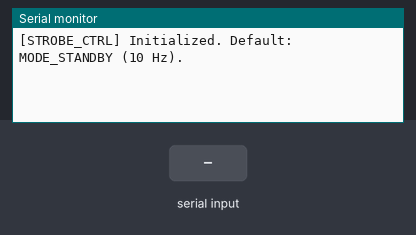
A sketch run on a simulated Arduino Nano, built with avr-gcc and run on an emulated ATmega328P. Parts: the last lines printed to the serial monitor. The test bench sets the inputs (shaded band).

Above: at 1.2 s.
1.3 s: "l\n" received over Serial
At 1.8 s:
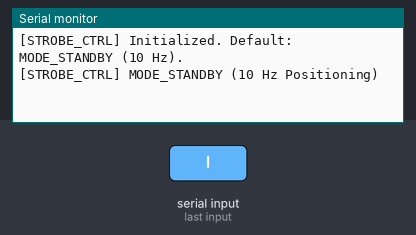
2.8 s: byte 72 ('H') received over Serial
At 4.0 s:
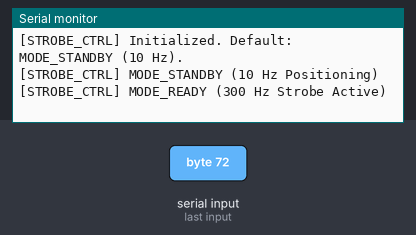
4.3 s: byte 48 ('0') received over Serial
At 5.2 s:
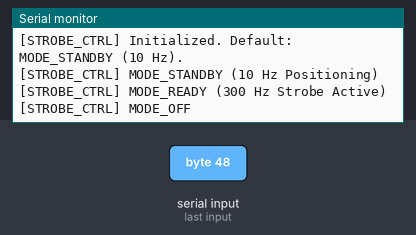
5.8 s: byte 49 ('1') received over Serial
At 6.4 s:
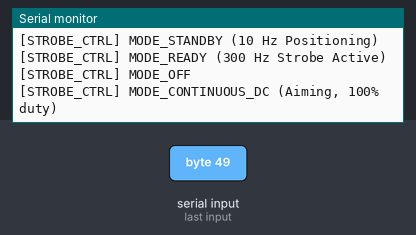
7.3 s: byte 70 ('F') received over Serial
At 8.5 s:
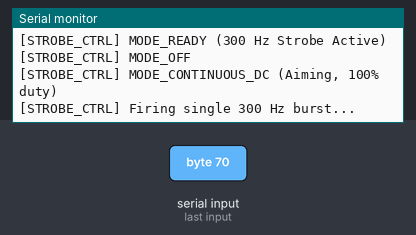
8.8 s: byte 80 ('P') received over Serial
At 9.9 s:
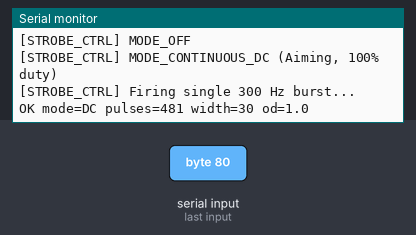

Measured:
- after the input at 1.3 s, the serial monitor: prints a new line at once (image 1)
- after the input at 2.8 s, the serial monitor: prints a new line at once (image 2)
- after the input at 4.3 s, the serial monitor: prints a new line at once (image 3)
- after the input at 5.8 s, the serial monitor: prints a new line at once (image 4)
- after the input at 7.3 s, the serial monitor: prints a new line at once (image 5)
- after the input at 8.8 s, the serial monitor: prints a new line at once (image 6)

The sketch:

strobe_controller.ino
```cpp
/**
 * GolfSim 300 Hz IR Strobe Controller
 * Target Board: Arduino Nano (ATmega328P, 16 MHz)
 *
 * Description:
 *   Free-running IR strobe for the dual OV9281 cameras. The cameras and this
 *   controller are not synchronised: the PC only selects a tier over USB serial
 *   and the LEDs pulse continuously from Timer1, so every camera frame already
 *   holds a multi-pulse image when a shot happens (docs/refactor/05, section 3).
 *   - MODE_READY   ('H'): pulses at 300 Hz (every 3.333 ms). A 7.8 ms exposure
 *                         at 100 fps captures 2 complete pulses in every frame
 *                         and 3 in about a third of them.
 *   - MODE_STANDBY ('L'): pulses at 10 Hz, tee unoccupied. Default on boot.
 *   - MODE_OFF     ('0'): no pulsing.
 *   - MODE_AIM     ('1'): aiming / focusing. Hardware PWM on D3 (Timer2, 3.9 kHz)
 *                         at 1/LED_OVERDRIVE_RATIO duty, so the array averages
 *                         its rated current whatever the string resistors are.
 *                         At ratio 1 this is plain DC, as before.
 *   - 'F'               : one manual 3-pulse 300 Hz burst (test).
 *   - 'W<us>\n'         : pulse width in microseconds, e.g. "W60\n". Clamped to
 *                         the safety envelope below whatever the PC asks for and
 *                         echoed. Resets to 30 us on boot (the PC sends it at
 *                         startup). The 100 us motion-blur limit for shots is
 *                         the PC's (StrobeConfig); the viewer's bench mode goes
 *                         past it on purpose for stationary brightness tests.
 *   - 'P'               : replies "OK mode=<READY|STANDBY|OFF|DC> pulses=<n> width=<us> od=<ratio>",
 *                         n = pulses fired since boot. Also refreshes the watchdog.
 *
 * LED drive (LED_OVERDRIVE_RATIO):
 *   As built (2026-09): 15 x 3 W 850 nm COB LEDs (400-500 mA rated) in three
 *   5-LED strings on 12 V, mounted in rings around the camera lenses (10 around
 *   the right camera, 5 around the left) with a bulk capacitor across the
 *   array. With 10 ohm string resistors a string draws ~0.45 A: rated, in
 *   every mode. The brightness lever is pulse current: lower the resistors
 *   (~1 ohm for ~2.5 A) and set LED_OVERDRIVE_RATIO to I_pulse / I_rated
 *   (5.0). The ratio then fixes everything the LEDs need to survive it:
 *   aiming mode runs at 1/ratio duty, and the pulse width is capped so the
 *   average current stays well under rated. Flash this constant to match
 *   the board it drives.
 *
 * Timing:
 *   Timer1 runs in CTC mode at 300 Hz (16 MHz / 8 prescaler, 0.5 us ticks,
 *   OCR1A = 6666 -> 3333.5 us). The compare ISR raises D3, busy-waits the
 *   pulse width and drops it again, all with interrupts off, so a pulse can
 *   never be stretched or interrupted. Standby fires on every 30th tick.
 *
 * Safety Limits (IEC 62471 RG0 Exempt, docs/refactor/05):
 *   - Duty x LED_OVERDRIVE_RATIO <= 16.7%: average optical output stays under
 *     ~1 W (6 W array figure) however hard the pulses are driven; the
 *     baby-monitor class in docs/refactor/05 is 1.5 W. At ratio 1 that is a
 *     556 us pulse at 300 Hz, at ratio 5 it is 111 us. Also keeps the LEDs'
 *     average current far under rated.
 *   - Absolute width 10..1000 us as a sanity bound.
 *   Enforced here regardless of what arrives over serial.
 *   Default 30 us: 0.90% duty at 300 Hz, 0.03% at 10 Hz.
 *   - Watchdog: MODE_READY drops to MODE_STANDBY after 10 s without a byte
 *     from the PC. The PC therefore sends a byte ('P' is harmless) every few
 *     seconds while it wants 300 Hz held.
 *
 * Wiring:
 *   - Arduino Pin D3 (PD3) -> Logic-level MOSFET gate driving the IR LED array
 *   - Common Ground        -> Shared between Arduino and the 12 V LED supply
 *   (No camera connection: the earlier camera-STROBE -> D2 sync was dropped.)
 */

const int IR_OUTPUT_PIN = 3;                     // D3 = PORTD bit 3 on the Nano
#define IR_PORT     PORTD
#define IR_BIT      _BV(PD3)

// --- LED Drive ---
// Pulse current / rated continuous current for THIS board's string resistors:
//   10 ohm -> 1.0 (rated, as built)      2.2 ohm -> ~3.0      1 ohm -> ~5.0
const float         LED_OVERDRIVE_RATIO = 1.0f;

// --- Timing Parameters ---
const unsigned int  DEFAULT_PULSE_US    = 30;    // Pulse width on boot, every mode
const unsigned int  MIN_PULSE_WIDTH_US  = 10;
const unsigned int  MAX_PULSE_WIDTH_US  = 1000;  // Sanity bound; the optical rule below binds first
const unsigned int  MAX_AVG_PERMILLE    = 167;   // duty x overdrive: ~1 W average optical on the 6 W array
const unsigned int  STROBE_RATE_HZ      = 300;   // MODE_READY pulse rate
const unsigned int  STANDBY_DIVIDER     = 30;    // MODE_STANDBY = 300 Hz / 30 = 10 Hz
// Timer1 at 16 MHz / 8 = 2 MHz ticks; period = (TOP + 1) * 0.5 us.
// 300 Hz wants 6666.67 ticks: TOP 6666 -> 6667 ticks = 3333.5 us (+0.005%).
const unsigned int  TIMER1_TOP          = 6666;

// --- Operating Modes ---
enum StrobeMode {
    MODE_STANDBY,       // 10 Hz positioning pulses (default on boot)
    MODE_READY,         // 300 Hz stroboscopic pulsing
    MODE_OFF,           // Disabled
    MODE_CONTINUOUS_DC  // Aiming: PWM at rated average current (plain DC at ratio 1)
};

volatile StrobeMode    currentMode    = MODE_STANDBY;
volatile unsigned long pulseCount     = 0;       // Pulses fired since boot, all modes
volatile unsigned int  standbyDivider = 0;
volatile unsigned int  pulseWidthUs   = DEFAULT_PULSE_US;
// 'W' command parser: digits accumulate until a non-digit ends the number.
bool         readingWidth = false;
unsigned int pendingWidth = 0;

unsigned long lastSerialKeepaliveMillis = 0;
const unsigned long KEEPALIVE_TIMEOUT_MS = 10000; // 10-second PC watchdog timeout

// Forward declarations
void firePulse();
void fire300HzBurst();
void clampOutputSafe();
void startStrobeTimer();
void startAimingPwm();
void applyPulseWidth(unsigned int requestedUs);
const __FlashStringHelper* modeName(StrobeMode mode);

void setup() {
    Serial.begin(115200);
    pinMode(IR_OUTPUT_PIN, OUTPUT);
    digitalWrite(IR_OUTPUT_PIN, LOW); // Start dark

    startStrobeTimer();

    lastSerialKeepaliveMillis = millis();
    Serial.println(F("[STROBE_CTRL] Initialized. Default: MODE_STANDBY (10 Hz)."));
}

void loop() {
    // 1. Check for incoming Serial commands from GolfSim
    if (Serial.available() > 0) {
        char cmd = Serial.read();
        lastSerialKeepaliveMillis = millis(); // Refresh watchdog

        // "W<digits>" in progress: consume digits, apply on the first non-digit.
        if (readingWidth) {
            if (cmd >= '0' && cmd <= '9') {
                if (pendingWidth < 10000) pendingWidth = pendingWidth * 10 + (cmd - '0');
                return;
            }
            readingWidth = false;
            applyPulseWidth(pendingWidth);
            if (cmd == '\n' || cmd == '\r') return;   // terminator consumed; anything else is a new command
        }

        switch (cmd) {
            case 'W': // Pulse width follows as decimal microseconds
            case 'w':
                readingWidth = true;
                pendingWidth = 0;
                break;

            case 'H': // 300 Hz stroboscopic mode (ball on tee)
            case 'h':
                currentMode = MODE_READY;
                digitalWrite(IR_OUTPUT_PIN, LOW);
                Serial.println(F("[STROBE_CTRL] MODE_READY (300 Hz Strobe Active)"));
                break;

            case 'L': // Low-power standby mode (tee unoccupied > 5s)
            case 'l':
                currentMode = MODE_STANDBY;
                digitalWrite(IR_OUTPUT_PIN, LOW);
                Serial.println(F("[STROBE_CTRL] MODE_STANDBY (10 Hz Positioning)"));
                break;

            case '0': // Turn strobe completely OFF
                currentMode = MODE_OFF;
                digitalWrite(IR_OUTPUT_PIN, LOW);
                Serial.println(F("[STROBE_CTRL] MODE_OFF"));
                break;

            case '1': // Aiming: rated average current, never latched harder than that
                currentMode = MODE_CONTINUOUS_DC;
                startAimingPwm();
                Serial.print(F("[STROBE_CTRL] MODE_CONTINUOUS_DC (Aiming, "));
                Serial.print(100.0f / LED_OVERDRIVE_RATIO, 0);
                Serial.println(F("% duty)"));
                break;

            case 'F': // Single manual 3-pulse test burst
            case 'f':
                Serial.println(F("[STROBE_CTRL] Firing single 300 Hz burst..."));
                fire300HzBurst();
                break;

            case 'P': // Ping: keepalive + status
            case 'p': {
                unsigned long pulses;
                unsigned int width;
                noInterrupts();
                pulses = pulseCount;
                width  = pulseWidthUs;
                interrupts();
                Serial.print(F("OK mode="));
                Serial.print(modeName(currentMode));
                Serial.print(F(" pulses="));
                Serial.print(pulses);
                Serial.print(F(" width="));
                Serial.print(width);
                Serial.print(F(" od="));
                Serial.println(LED_OVERDRIVE_RATIO, 1);
                break;
            }

            default:
                break;
        }
    }

    // 2. Safety Keepalive Watchdog:
    // If running in MODE_READY but PC has sent no commands for 10 seconds,
    // automatically revert to MODE_STANDBY to prevent accidental unattended pulsing.
    if (currentMode == MODE_READY && (millis() - lastSerialKeepaliveMillis > KEEPALIVE_TIMEOUT_MS)) {
        currentMode = MODE_STANDBY;
        digitalWrite(IR_OUTPUT_PIN, LOW);
        Serial.println(F("[STROBE_CTRL] Watchdog: No PC heartbeat for 10s -> Reverting to MODE_STANDBY."));
    }

    // 3. Fail-Safe Clamp:
    // In any pulsed mode the pin must be LOW between pulses. A pulse completes
    // inside the timer ISR before loop() can run again, so this only ever
    // catches a pin left HIGH by a mode change or a fault.
    if (currentMode != MODE_CONTINUOUS_DC) {
        clampOutputSafe();
    }
}

/**
 * @brief Timer1 in CTC mode ticking at the 300 Hz strobe rate.
 */
void startStrobeTimer() {
    noInterrupts();
    TCCR1A = 0;
    TCCR1B = 0;
    TCNT1  = 0;
    OCR1A  = TIMER1_TOP;
    TCCR1B |= _BV(WGM12);   // CTC, TOP = OCR1A
    TCCR1B |= _BV(CS11);    // prescaler 8 -> 0.5 us per tick
    TIMSK1 |= _BV(OCIE1A);  // compare-match interrupt
    interrupts();
}

/**
 * @brief 300 Hz tick. Fires the pulse in MODE_READY, every 30th tick in
 * MODE_STANDBY, and nothing otherwise. Runs with interrupts disabled.
 */
ISR(TIMER1_COMPA_vect) {
    if (currentMode == MODE_READY) {
        firePulse();
    } else if (currentMode == MODE_STANDBY) {
        if (++standbyDivider >= STANDBY_DIVIDER) {
            standbyDivider = 0;
            firePulse();
        }
    }
}

/**
 * @brief Aiming mode: hardware PWM on D3 (Timer2 OC2B) at 1/LED_OVERDRIVE_RATIO
 * duty. Timer2 is set to prescaler 8 (phase-correct, 3.9 kHz) so each on-time
 * is short against the die's thermal time constant. A hardware PWM cannot be
 * left stuck HIGH by a hung CPU. At ratio 1 analogWrite(255) is plain HIGH.
 */
void startAimingPwm() {
    TCCR2B = (TCCR2B & 0xF8) | _BV(CS21);   // prescaler 8
    int duty = (int)(255.0f / LED_OVERDRIVE_RATIO + 0.5f);
    if (duty > 255) duty = 255;
    if (duty < 1) duty = 1;
    analogWrite(IR_OUTPUT_PIN, duty);       // digitalWrite(LOW) elsewhere disconnects the PWM again
}

/**
 * @brief Clamp a requested pulse width into the safety envelope and apply it.
 * All bounds are enforced here, not trusted from the PC.
 */
void applyPulseWidth(unsigned int requestedUs) {
    // Average optical bound scales down with the pulse current: 556 us at ratio 1, 111 us at ratio 5.
    const unsigned int avgLimitUs = (unsigned int)(MAX_AVG_PERMILLE * 1000.0f / STROBE_RATE_HZ / LED_OVERDRIVE_RATIO);
    unsigned int limitUs = MAX_PULSE_WIDTH_US;
    if (avgLimitUs < limitUs) limitUs = avgLimitUs;
    unsigned int us = requestedUs;
    if (us < MIN_PULSE_WIDTH_US) us = MIN_PULSE_WIDTH_US;
    if (us > limitUs) us = limitUs;

    noInterrupts();
    pulseWidthUs = us;
    interrupts();

    Serial.print(F("[STROBE_CTRL] Pulse width "));
    Serial.print(us);
    Serial.print(F(" us ("));
    Serial.print((unsigned long)us * STROBE_RATE_HZ / 10000UL);   // duty in 0.1% steps
    Serial.print(F("/10 % duty at 300 Hz)"));
    if (us != requestedUs) {
        Serial.print(F(" - clamped from "));
        Serial.print(requestedUs);
    }
    Serial.println();
}

/**
 * @brief One pulse of pulseWidthUs on D3. Direct port writes: digitalWrite
 * costs several microseconds per call, which would stretch the pulse.
 */
void firePulse() {
    IR_PORT |= IR_BIT;
    delayMicroseconds(pulseWidthUs);
    IR_PORT &= ~IR_BIT;
    pulseCount++;
}

/**
 * @brief Fires a manual single 3-pulse 300 Hz test train.
 */
void fire300HzBurst() {
    const unsigned int gapUs = 1000000UL / STROBE_RATE_HZ - pulseWidthUs;
    noInterrupts();   // keep the free-running tick from adding a fourth pulse mid-burst
    firePulse();
    delayMicroseconds(gapUs);
    firePulse();
    delayMicroseconds(gapUs);
    firePulse();
    interrupts();
}

const __FlashStringHelper* modeName(StrobeMode mode) {
    switch (mode) {
        case MODE_READY:         return F("READY");
        case MODE_STANDBY:       return F("STANDBY");
        case MODE_OFF:           return F("OFF");
        case MODE_CONTINUOUS_DC: return F("DC");
    }
    return F("?");
}

/**
 * @brief Safety clamp: Ensures IR_OUTPUT_PIN is driven LOW if not actively pulsing.
 */
void clampOutputSafe() {
    if (digitalRead(IR_OUTPUT_PIN) == HIGH) {
        digitalWrite(IR_OUTPUT_PIN, LOW);
    }
}
```
